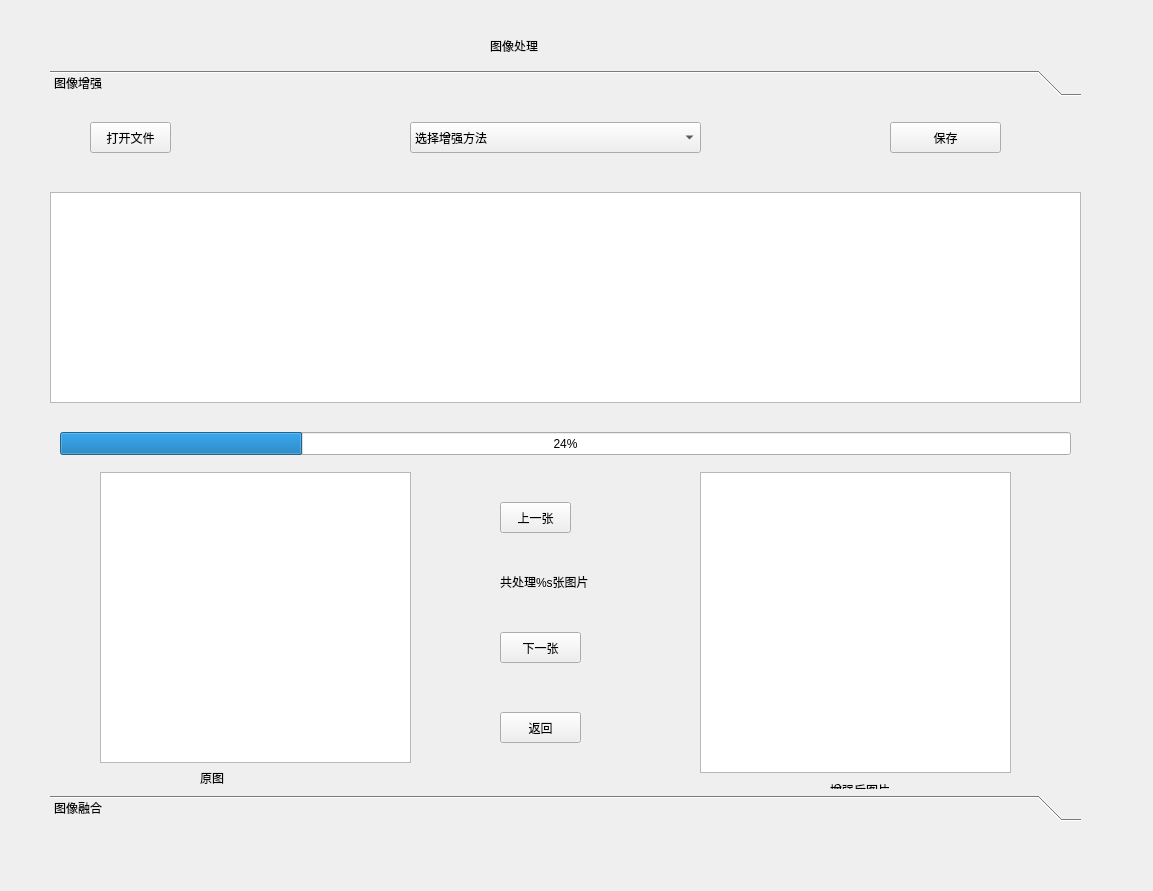
<?xml version="1.0" encoding="UTF-8"?>
<ui version="4.0">
 <class>Form</class>
 <widget class="QWidget" name="Form">
  <property name="geometry">
   <rect>
    <x>0</x>
    <y>0</y>
    <width>1153</width>
    <height>891</height>
   </rect>
  </property>
  <property name="windowTitle">
   <string>Form</string>
  </property>
  <widget class="QLabel" name="label">
   <property name="geometry">
    <rect>
     <x>490</x>
     <y>0</y>
     <width>321</width>
     <height>91</height>
    </rect>
   </property>
   <property name="styleSheet">
    <string notr="true">font: 28pt &quot;Agency FB&quot;;</string>
   </property>
   <property name="text">
    <string>图像处理</string>
   </property>
  </widget>
  <widget class="QToolBox" name="toolBox">
   <property name="geometry">
    <rect>
     <x>50</x>
     <y>70</y>
     <width>1031</width>
     <height>751</height>
    </rect>
   </property>
   <property name="currentIndex">
    <number>0</number>
   </property>
   <property name="tabSpacing">
    <number>6</number>
   </property>
   <widget class="QWidget" name="page">
    <property name="geometry">
     <rect>
      <x>0</x>
      <y>0</y>
      <width>1031</width>
      <height>699</height>
     </rect>
    </property>
    <attribute name="label">
     <string>图像增强</string>
    </attribute>
    <widget class="QPushButton" name="pushButton">
     <property name="geometry">
      <rect>
       <x>40</x>
       <y>20</y>
       <width>81</width>
       <height>31</height>
      </rect>
     </property>
     <property name="text">
      <string>打开文件</string>
     </property>
    </widget>
    <widget class="QComboBox" name="comboBox">
     <property name="geometry">
      <rect>
       <x>360</x>
       <y>20</y>
       <width>291</width>
       <height>31</height>
      </rect>
     </property>
     <property name="currentText">
      <string>选择增强方法</string>
     </property>
     <item>
      <property name="text">
       <string>选择增强方法</string>
      </property>
     </item>
    </widget>
    <widget class="QListWidget" name="listWidget">
     <property name="geometry">
      <rect>
       <x>0</x>
       <y>90</y>
       <width>1031</width>
       <height>211</height>
      </rect>
     </property>
    </widget>
    <widget class="QPushButton" name="pushButton_2">
     <property name="geometry">
      <rect>
       <x>840</x>
       <y>20</y>
       <width>111</width>
       <height>31</height>
      </rect>
     </property>
     <property name="text">
      <string>保存</string>
     </property>
    </widget>
    <widget class="QProgressBar" name="progressBar">
     <property name="geometry">
      <rect>
       <x>10</x>
       <y>330</y>
       <width>1011</width>
       <height>23</height>
      </rect>
     </property>
     <property name="value">
      <number>24</number>
     </property>
    </widget>
    <widget class="QTextEdit" name="textEdit">
     <property name="geometry">
      <rect>
       <x>50</x>
       <y>370</y>
       <width>311</width>
       <height>291</height>
      </rect>
     </property>
    </widget>
    <widget class="QTextEdit" name="textEdit_2">
     <property name="geometry">
      <rect>
       <x>650</x>
       <y>370</y>
       <width>311</width>
       <height>301</height>
      </rect>
     </property>
    </widget>
    <widget class="QPushButton" name="pushButton_4">
     <property name="geometry">
      <rect>
       <x>450</x>
       <y>400</y>
       <width>71</width>
       <height>31</height>
      </rect>
     </property>
     <property name="text">
      <string>上一张</string>
     </property>
    </widget>
    <widget class="QPushButton" name="pushButton_5">
     <property name="geometry">
      <rect>
       <x>450</x>
       <y>530</y>
       <width>81</width>
       <height>31</height>
      </rect>
     </property>
     <property name="text">
      <string>下一张</string>
     </property>
    </widget>
    <widget class="QLabel" name="label_2">
     <property name="geometry">
      <rect>
       <x>450</x>
       <y>470</y>
       <width>111</width>
       <height>20</height>
      </rect>
     </property>
     <property name="text">
      <string>共处理%s张图片</string>
     </property>
    </widget>
    <widget class="QLabel" name="label_3">
     <property name="geometry">
      <rect>
       <x>150</x>
       <y>670</y>
       <width>54</width>
       <height>12</height>
      </rect>
     </property>
     <property name="text">
      <string>原图</string>
     </property>
    </widget>
    <widget class="QLabel" name="label_4">
     <property name="geometry">
      <rect>
       <x>780</x>
       <y>680</y>
       <width>71</width>
       <height>16</height>
      </rect>
     </property>
     <property name="text">
      <string>增强后图片</string>
     </property>
    </widget>
    <widget class="QPushButton" name="pushButton_3">
     <property name="geometry">
      <rect>
       <x>450</x>
       <y>610</y>
       <width>81</width>
       <height>31</height>
      </rect>
     </property>
     <property name="text">
      <string>返回</string>
     </property>
    </widget>
   </widget>
   <widget class="QWidget" name="page_2">
    <property name="geometry">
     <rect>
      <x>0</x>
      <y>0</y>
      <width>1031</width>
      <height>699</height>
     </rect>
    </property>
    <attribute name="label">
     <string>图像融合</string>
    </attribute>
   </widget>
  </widget>
 </widget>
 <resources/>
 <connections>
  <connection>
   <sender>pushButton_3</sender>
   <signal>clicked()</signal>
   <receiver>Form</receiver>
   <slot>denglu_pane_show()</slot>
   <hints>
    <hint type="sourcelabel">
     <x>525</x>
     <y>734</y>
    </hint>
    <hint type="destinationlabel">
     <x>1007</x>
     <y>843</y>
    </hint>
   </hints>
  </connection>
 </connections>
 <slots>
  <slot>denglu_pane_show()</slot>
 </slots>
</ui>
